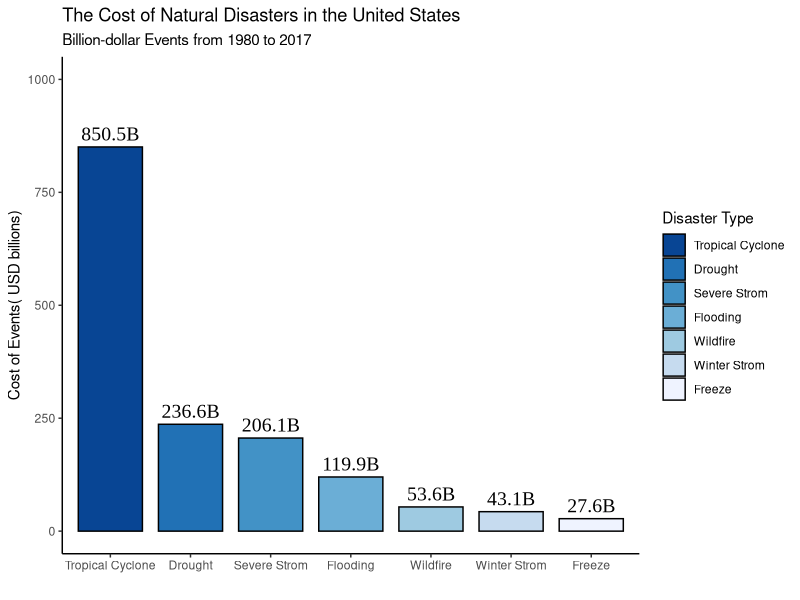
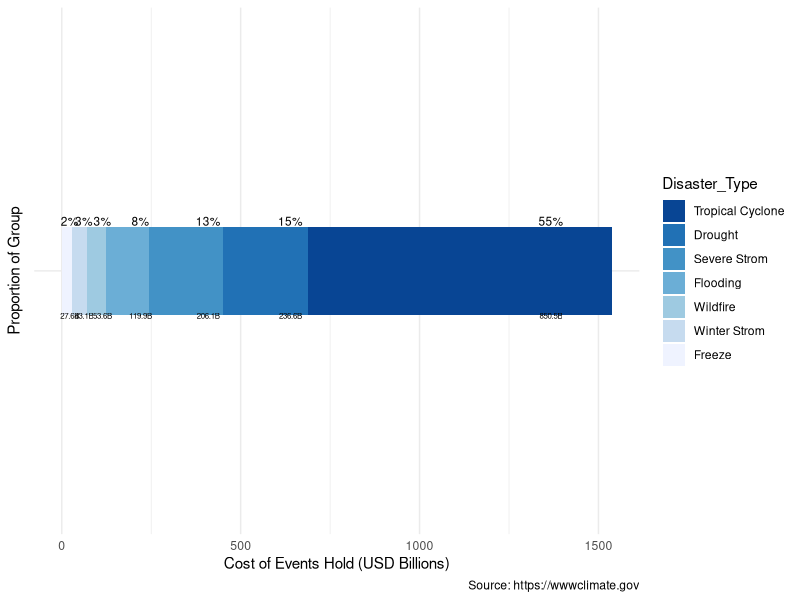

Write the R code that produced these figures, in order.
## ---- chunk 1
# Do not change these settings!
knitr::opts_chunk$set(warning = FALSE, message = FALSE)
## ---- chunk 2
library(ggplot2)
library(ggpubr)
library(dplyr)

Cost_of_NaturalDisaster_in_US<- data.frame(
  Cost_of_events=c(850.5,236.6,206.1,119.9,53.6,43.1,27.6), Disaster_Type= factor(c('Tropical Cyclone','Drought','Severe Strom','Flooding','Wildfire','Winter Strom','Freeze'), 
                                                    levels = c('Tropical Cyclone','Drought','Severe Strom','Flooding','Wildfire','Winter Strom','Freeze'),
                                                    ordered = FALSE) )


Cost_of_NaturalDisaster_in_US<-Cost_of_NaturalDisaster_in_US %>% mutate(Percentage = Cost_of_events/1537.4*100, Propotion = '')

p1<-ggplot(data = Cost_of_NaturalDisaster_in_US,aes(x = Disaster_Type, y = Cost_of_events, fill = Disaster_Type))+
  coord_cartesian(ylim = c(0,1000))+
  labs(title = "The Cost of Natural Disasters in the United States",subtitle = "Billion-dollar Events from 1980 to 2017", fill = 'Disaster Type', x= '', y='Cost of Events( USD billions)' ) +
  theme_classic()+
  geom_bar(stat = "identity",colour = "black", width = .8)+
  scale_fill_manual(values =rev(c('#eff3ff','#c6dbef','#9ecae1','#6baed6','#4292c6','#2171b5','#084594')))+
  geom_text(aes(label=paste0(Cost_of_events,'B'), x= Disaster_Type), hjust = 0.5, vjust= -0.5, color='black',,family="Times New Roman",size = 5, facefont='bold')

p2<-ggplot(Cost_of_NaturalDisaster_in_US, aes(x = Propotion, y = Cost_of_events, fill = Disaster_Type)) +
  geom_col(width = 0.2)+
  coord_flip() +
  labs( caption = "Source: https://wwwclimate.gov", x='Proportion of Group',y='Cost of Events Hold (USD Billions)' ) +

  geom_text(aes(label = paste0(round(Percentage),'%') ), position = position_stack(vjust=0.8), vjust=-5, colour='black', size=3) +
  geom_text(aes(label = paste0(Cost_of_events,'B')), position = position_stack(vjust=0.8), vjust=8, colour='black', size=2) +
  scale_fill_brewer(palette = "Set2") +
  scale_fill_manual(values =rev(c('#eff3ff','#c6dbef','#9ecae1','#6baed6','#4292c6','#2171b5','#084594')))+
  theme_minimal() 


## ---- chunk 3
p1
p2
